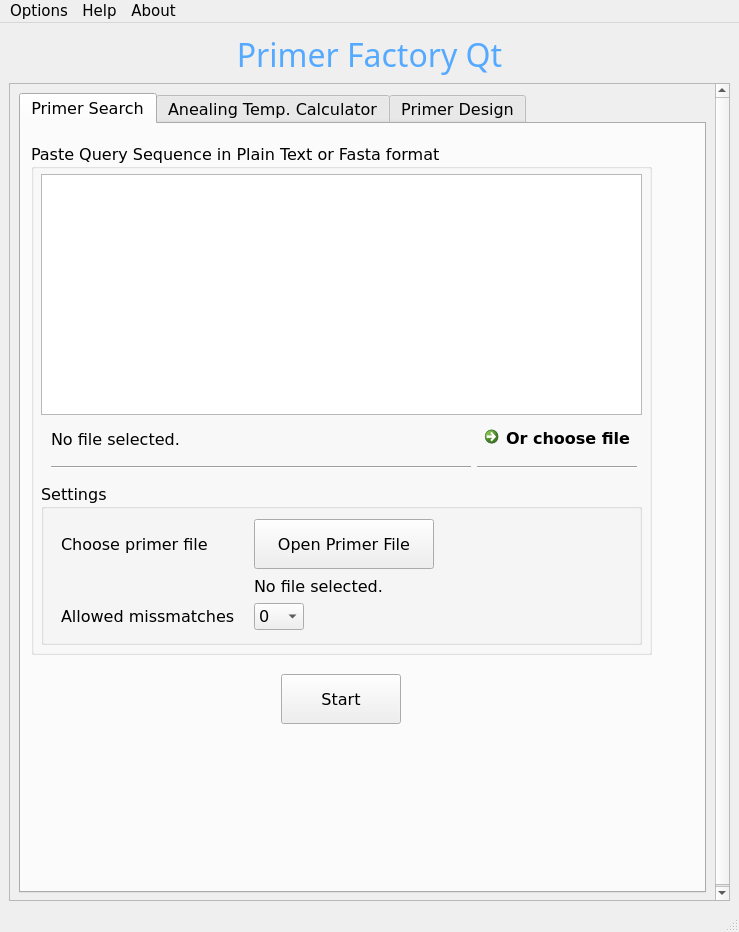
<?xml version="1.0" encoding="UTF-8"?>
<ui version="4.0">
 <class>MainWindow</class>
 <widget class="QMainWindow" name="MainWindow">
  <property name="geometry">
   <rect>
    <x>0</x>
    <y>0</y>
    <width>739</width>
    <height>932</height>
   </rect>
  </property>
  <property name="windowTitle">
   <string>Primer Factory </string>
  </property>
  <widget class="QWidget" name="centralwidget">
   <layout class="QVBoxLayout" name="verticalLayout">
    <item>
     <widget class="QLabel" name="label_4">
      <property name="font">
       <font>
        <family>MV Boli</family>
        <pointsize>24</pointsize>
       </font>
      </property>
      <property name="text">
       <string>&lt;html&gt;&lt;head/&gt;&lt;body&gt;&lt;p align=&quot;center&quot;&gt;&lt;span style=&quot; color:#55aaff;&quot;&gt;Primer Factory Qt&lt;/span&gt;&lt;/p&gt;&lt;/body&gt;&lt;/html&gt;</string>
      </property>
     </widget>
    </item>
    <item>
     <widget class="QScrollArea" name="scrollArea">
      <property name="minimumSize">
       <size>
        <width>500</width>
        <height>0</height>
       </size>
      </property>
      <property name="font">
       <font>
        <family>Verdana</family>
        <pointsize>12</pointsize>
       </font>
      </property>
      <property name="widgetResizable">
       <bool>true</bool>
      </property>
      <widget class="QWidget" name="scrollAreaWidgetContents">
       <property name="geometry">
        <rect>
         <x>0</x>
         <y>0</y>
         <width>719</width>
         <height>821</height>
        </rect>
       </property>
       <layout class="QVBoxLayout" name="verticalLayout_2">
        <item>
         <widget class="QTabWidget" name="tabWidget">
          <property name="minimumSize">
           <size>
            <width>650</width>
            <height>800</height>
           </size>
          </property>
          <property name="font">
           <font>
            <pointsize>12</pointsize>
           </font>
          </property>
          <property name="currentIndex">
           <number>0</number>
          </property>
          <widget class="QWidget" name="tab_2">
           <attribute name="title">
            <string>Primer Search</string>
           </attribute>
           <widget class="QGroupBox" name="groupBox_3">
            <property name="geometry">
             <rect>
              <x>10</x>
              <y>20</y>
              <width>621</width>
              <height>511</height>
             </rect>
            </property>
            <property name="minimumSize">
             <size>
              <width>200</width>
              <height>300</height>
             </size>
            </property>
            <property name="autoFillBackground">
             <bool>false</bool>
            </property>
            <property name="title">
             <string>Paste Query Sequence in Plain Text or Fasta format</string>
            </property>
            <property name="flat">
             <bool>false</bool>
            </property>
            <widget class="QPlainTextEdit" name="plainTextEdit">
             <property name="geometry">
              <rect>
               <x>10</x>
               <y>30</y>
               <width>601</width>
               <height>241</height>
              </rect>
             </property>
             <property name="inputMethodHints">
              <set>Qt::ImhNone</set>
             </property>
            </widget>
            <widget class="QWidget" name="layoutWidget_3">
             <property name="geometry">
              <rect>
               <x>10</x>
               <y>270</y>
               <width>601</width>
               <height>60</height>
              </rect>
             </property>
             <layout class="QGridLayout" name="gridLayout_6">
              <property name="leftMargin">
               <number>10</number>
              </property>
              <property name="topMargin">
               <number>5</number>
              </property>
              <property name="rightMargin">
               <number>5</number>
              </property>
              <property name="bottomMargin">
               <number>5</number>
              </property>
              <item row="0" column="0">
               <widget class="QLabel" name="label_11">
                <property name="text">
                 <string>No file selected.</string>
                </property>
               </widget>
              </item>
              <item row="0" column="1">
               <widget class="QCommandLinkButton" name="commandLinkButton">
                <property name="maximumSize">
                 <size>
                  <width>160</width>
                  <height>16777215</height>
                 </size>
                </property>
                <property name="text">
                 <string>Or choose file</string>
                </property>
                <property name="icon">
                 <iconset>
                  <normaloff>:/Icons/Filesystem-folder-grey-open-icon.png</normaloff>:/Icons/Filesystem-folder-grey-open-icon.png</iconset>
                </property>
                <property name="iconSize">
                 <size>
                  <width>30</width>
                  <height>30</height>
                 </size>
                </property>
               </widget>
              </item>
              <item row="1" column="0">
               <widget class="Line" name="line_4">
                <property name="orientation">
                 <enum>Qt::Horizontal</enum>
                </property>
               </widget>
              </item>
              <item row="1" column="1">
               <widget class="Line" name="line_5">
                <property name="orientation">
                 <enum>Qt::Horizontal</enum>
                </property>
               </widget>
              </item>
             </layout>
            </widget>
            <widget class="QGroupBox" name="groupBox_6">
             <property name="geometry">
              <rect>
               <x>10</x>
               <y>340</y>
               <width>601</width>
               <height>161</height>
              </rect>
             </property>
             <property name="title">
              <string>Settings</string>
             </property>
             <widget class="QWidget" name="layoutWidget_5">
              <property name="geometry">
               <rect>
                <x>10</x>
                <y>30</y>
                <width>581</width>
                <height>121</height>
               </rect>
              </property>
              <layout class="QGridLayout" name="gridLayout_7">
               <property name="leftMargin">
                <number>10</number>
               </property>
               <property name="topMargin">
                <number>5</number>
               </property>
               <property name="rightMargin">
                <number>5</number>
               </property>
               <property name="bottomMargin">
                <number>5</number>
               </property>
               <item row="3" column="2">
                <widget class="QComboBox" name="comboBox">
                 <property name="maximumSize">
                  <size>
                   <width>50</width>
                   <height>16777215</height>
                  </size>
                 </property>
                 <item>
                  <property name="text">
                   <string>0</string>
                  </property>
                 </item>
                 <item>
                  <property name="text">
                   <string>1</string>
                  </property>
                 </item>
                 <item>
                  <property name="text">
                   <string>2</string>
                  </property>
                 </item>
                 <item>
                  <property name="text">
                   <string>3</string>
                  </property>
                 </item>
                </widget>
               </item>
               <item row="1" column="0">
                <widget class="QLabel" name="label_9">
                 <property name="text">
                  <string>Choose primer file</string>
                 </property>
                </widget>
               </item>
               <item row="3" column="0">
                <widget class="QLabel" name="label_10">
                 <property name="text">
                  <string>Allowed missmatches</string>
                 </property>
                </widget>
               </item>
               <item row="2" column="2" colspan="2">
                <widget class="QLabel" name="label_23">
                 <property name="text">
                  <string>No file selected.</string>
                 </property>
                </widget>
               </item>
               <item row="1" column="2">
                <widget class="QPushButton" name="pushButton_3">
                 <property name="minimumSize">
                  <size>
                   <width>180</width>
                   <height>50</height>
                  </size>
                 </property>
                 <property name="text">
                  <string>Open Primer File</string>
                 </property>
                 <property name="icon">
                  <iconset>
                   <normaloff>:/Icons/Filesystem-folder-grey-open-icon.png</normaloff>:/Icons/Filesystem-folder-grey-open-icon.png</iconset>
                 </property>
                 <property name="iconSize">
                  <size>
                   <width>32</width>
                   <height>32</height>
                  </size>
                 </property>
                </widget>
               </item>
              </layout>
             </widget>
            </widget>
           </widget>
           <widget class="QPushButton" name="pushButton">
            <property name="geometry">
             <rect>
              <x>260</x>
              <y>550</y>
              <width>120</width>
              <height>50</height>
             </rect>
            </property>
            <property name="sizePolicy">
             <sizepolicy hsizetype="Minimum" vsizetype="Expanding">
              <horstretch>0</horstretch>
              <verstretch>0</verstretch>
             </sizepolicy>
            </property>
            <property name="maximumSize">
             <size>
              <width>120</width>
              <height>60</height>
             </size>
            </property>
            <property name="font">
             <font>
              <pointsize>12</pointsize>
             </font>
            </property>
            <property name="text">
             <string>Start</string>
            </property>
           </widget>
          </widget>
          <widget class="QWidget" name="tab_4">
           <attribute name="title">
            <string>Anealing Temp. Calculator</string>
           </attribute>
           <widget class="QGroupBox" name="groupBox_5">
            <property name="geometry">
             <rect>
              <x>10</x>
              <y>20</y>
              <width>461</width>
              <height>561</height>
             </rect>
            </property>
            <property name="minimumSize">
             <size>
              <width>200</width>
              <height>300</height>
             </size>
            </property>
            <property name="autoFillBackground">
             <bool>false</bool>
            </property>
            <property name="title">
             <string>Paste Query Sequence in Plain Text or Fasta format</string>
            </property>
            <property name="flat">
             <bool>false</bool>
            </property>
            <widget class="QPlainTextEdit" name="plainTextEdit_5">
             <property name="geometry">
              <rect>
               <x>10</x>
               <y>30</y>
               <width>371</width>
               <height>261</height>
              </rect>
             </property>
             <property name="inputMethodHints">
              <set>Qt::ImhNone</set>
             </property>
            </widget>
            <widget class="QWidget" name="layoutWidget_6">
             <property name="geometry">
              <rect>
               <x>10</x>
               <y>290</y>
               <width>371</width>
               <height>60</height>
              </rect>
             </property>
             <layout class="QGridLayout" name="gridLayout_8">
              <property name="leftMargin">
               <number>10</number>
              </property>
              <property name="topMargin">
               <number>5</number>
              </property>
              <property name="rightMargin">
               <number>5</number>
              </property>
              <property name="bottomMargin">
               <number>5</number>
              </property>
              <item row="0" column="1">
               <widget class="QCommandLinkButton" name="commandLinkButton_5">
                <property name="maximumSize">
                 <size>
                  <width>160</width>
                  <height>16777215</height>
                 </size>
                </property>
                <property name="text">
                 <string>Or choose file</string>
                </property>
                <property name="icon">
                 <iconset>
                  <normaloff>:/Icons/Filesystem-folder-grey-open-icon.png</normaloff>:/Icons/Filesystem-folder-grey-open-icon.png</iconset>
                </property>
                <property name="iconSize">
                 <size>
                  <width>30</width>
                  <height>30</height>
                 </size>
                </property>
               </widget>
              </item>
              <item row="0" column="0">
               <widget class="QLabel" name="label_3">
                <property name="text">
                 <string>No file selected.</string>
                </property>
               </widget>
              </item>
              <item row="1" column="0">
               <widget class="Line" name="line">
                <property name="orientation">
                 <enum>Qt::Horizontal</enum>
                </property>
               </widget>
              </item>
              <item row="1" column="1">
               <widget class="Line" name="line_2">
                <property name="orientation">
                 <enum>Qt::Horizontal</enum>
                </property>
               </widget>
              </item>
             </layout>
            </widget>
            <widget class="QGroupBox" name="groupBox_8">
             <property name="geometry">
              <rect>
               <x>10</x>
               <y>360</y>
               <width>301</width>
               <height>191</height>
              </rect>
             </property>
             <property name="title">
              <string>Settings</string>
             </property>
             <layout class="QGridLayout" name="gridLayout_10">
              <property name="leftMargin">
               <number>10</number>
              </property>
              <property name="topMargin">
               <number>5</number>
              </property>
              <property name="rightMargin">
               <number>5</number>
              </property>
              <property name="bottomMargin">
               <number>5</number>
              </property>
              <item row="5" column="0">
               <widget class="QRadioButton" name="radioButton_4">
                <property name="text">
                 <string>Salt adjusted</string>
                </property>
               </widget>
              </item>
              <item row="3" column="0">
               <widget class="QRadioButton" name="radioButton">
                <property name="text">
                 <string>Nearest Neighbour</string>
                </property>
                <property name="checked">
                 <bool>true</bool>
                </property>
               </widget>
              </item>
              <item row="4" column="0">
               <widget class="QRadioButton" name="radioButton_3">
                <property name="text">
                 <string>Basic</string>
                </property>
               </widget>
              </item>
              <item row="0" column="0">
               <widget class="QLabel" name="label_12">
                <property name="text">
                 <string>Salt Concentration (mM)</string>
                </property>
               </widget>
              </item>
              <item row="0" column="1">
               <widget class="QLineEdit" name="lineEdit">
                <property name="sizePolicy">
                 <sizepolicy hsizetype="Expanding" vsizetype="Minimum">
                  <horstretch>0</horstretch>
                  <verstretch>0</verstretch>
                 </sizepolicy>
                </property>
                <property name="text">
                 <string>50</string>
                </property>
                <property name="alignment">
                 <set>Qt::AlignCenter</set>
                </property>
               </widget>
              </item>
              <item row="1" column="1">
               <widget class="QLineEdit" name="lineEdit_3">
                <property name="text">
                 <string>50</string>
                </property>
                <property name="alignment">
                 <set>Qt::AlignCenter</set>
                </property>
               </widget>
              </item>
              <item row="1" column="0">
               <widget class="QLabel" name="label">
                <property name="text">
                 <string>Primer Concentration (nM)</string>
                </property>
               </widget>
              </item>
              <item row="2" column="0">
               <spacer name="horizontalSpacer">
                <property name="orientation">
                 <enum>Qt::Horizontal</enum>
                </property>
                <property name="sizeHint" stdset="0">
                 <size>
                  <width>40</width>
                  <height>20</height>
                 </size>
                </property>
               </spacer>
              </item>
             </layout>
            </widget>
            <widget class="QPushButton" name="pushButton_6">
             <property name="geometry">
              <rect>
               <x>330</x>
               <y>430</y>
               <width>120</width>
               <height>50</height>
              </rect>
             </property>
             <property name="maximumSize">
              <size>
               <width>250</width>
               <height>50</height>
              </size>
             </property>
             <property name="font">
              <font>
               <pointsize>12</pointsize>
              </font>
             </property>
             <property name="text">
              <string>Calculate</string>
             </property>
            </widget>
           </widget>
          </widget>
          <widget class="QWidget" name="tab_3">
           <attribute name="title">
            <string>Primer Design</string>
           </attribute>
           <widget class="QGroupBox" name="groupBox_4">
            <property name="geometry">
             <rect>
              <x>10</x>
              <y>20</y>
              <width>631</width>
              <height>661</height>
             </rect>
            </property>
            <property name="minimumSize">
             <size>
              <width>200</width>
              <height>300</height>
             </size>
            </property>
            <property name="autoFillBackground">
             <bool>false</bool>
            </property>
            <property name="title">
             <string>Paste Query Sequence in Plain Text or Fasta format</string>
            </property>
            <property name="flat">
             <bool>false</bool>
            </property>
            <widget class="QPlainTextEdit" name="plainTextEdit_2">
             <property name="geometry">
              <rect>
               <x>10</x>
               <y>30</y>
               <width>601</width>
               <height>241</height>
              </rect>
             </property>
             <property name="inputMethodHints">
              <set>Qt::ImhNone</set>
             </property>
            </widget>
            <widget class="QWidget" name="layoutWidget_4">
             <property name="geometry">
              <rect>
               <x>10</x>
               <y>270</y>
               <width>601</width>
               <height>61</height>
              </rect>
             </property>
             <layout class="QGridLayout" name="gridLayout_9">
              <property name="leftMargin">
               <number>10</number>
              </property>
              <property name="topMargin">
               <number>5</number>
              </property>
              <property name="rightMargin">
               <number>5</number>
              </property>
              <property name="bottomMargin">
               <number>5</number>
              </property>
              <item row="0" column="0">
               <widget class="QLabel" name="label_14">
                <property name="text">
                 <string>No file selected.</string>
                </property>
               </widget>
              </item>
              <item row="0" column="1">
               <widget class="QCommandLinkButton" name="commandLinkButton_2">
                <property name="maximumSize">
                 <size>
                  <width>160</width>
                  <height>16777215</height>
                 </size>
                </property>
                <property name="text">
                 <string>Or choose file</string>
                </property>
                <property name="icon">
                 <iconset>
                  <normaloff>:/Icons/Filesystem-folder-grey-open-icon.png</normaloff>:/Icons/Filesystem-folder-grey-open-icon.png</iconset>
                </property>
                <property name="iconSize">
                 <size>
                  <width>30</width>
                  <height>30</height>
                 </size>
                </property>
               </widget>
              </item>
              <item row="1" column="0">
               <widget class="Line" name="line_6">
                <property name="orientation">
                 <enum>Qt::Horizontal</enum>
                </property>
               </widget>
              </item>
              <item row="1" column="1">
               <widget class="Line" name="line_7">
                <property name="orientation">
                 <enum>Qt::Horizontal</enum>
                </property>
               </widget>
              </item>
             </layout>
            </widget>
            <widget class="QStackedWidget" name="stackedWidget">
             <property name="geometry">
              <rect>
               <x>10</x>
               <y>350</y>
               <width>601</width>
               <height>301</height>
              </rect>
             </property>
             <property name="currentIndex">
              <number>1</number>
             </property>
             <widget class="QWidget" name="page">
              <widget class="QGroupBox" name="groupBox">
               <property name="geometry">
                <rect>
                 <x>0</x>
                 <y>10</y>
                 <width>591</width>
                 <height>231</height>
                </rect>
               </property>
               <property name="title">
                <string>Main settings</string>
               </property>
               <widget class="QWidget" name="layoutWidget_7">
                <property name="geometry">
                 <rect>
                  <x>10</x>
                  <y>30</y>
                  <width>571</width>
                  <height>188</height>
                 </rect>
                </property>
                <layout class="QGridLayout" name="gridLayout_11">
                 <property name="leftMargin">
                  <number>10</number>
                 </property>
                 <property name="topMargin">
                  <number>5</number>
                 </property>
                 <property name="rightMargin">
                  <number>5</number>
                 </property>
                 <property name="bottomMargin">
                  <number>5</number>
                 </property>
                 <item row="5" column="0">
                  <widget class="QLabel" name="label_24">
                   <property name="text">
                    <string>Number of primers to return</string>
                   </property>
                  </widget>
                 </item>
                 <item row="5" column="2">
                  <widget class="QLineEdit" name="lineEdit_20">
                   <property name="maximumSize">
                    <size>
                     <width>50</width>
                     <height>16777215</height>
                    </size>
                   </property>
                   <property name="text">
                    <string>1</string>
                   </property>
                   <property name="alignment">
                    <set>Qt::AlignCenter</set>
                   </property>
                  </widget>
                 </item>
                 <item row="1" column="0">
                  <widget class="QLabel" name="label_15">
                   <property name="text">
                    <string>Excluded regions</string>
                   </property>
                  </widget>
                 </item>
                 <item row="4" column="0">
                  <widget class="QLabel" name="label_16">
                   <property name="text">
                    <string>Product size range</string>
                   </property>
                  </widget>
                 </item>
                 <item row="1" column="2">
                  <widget class="QLineEdit" name="lineEdit_4"/>
                 </item>
                 <item row="2" column="0">
                  <widget class="QLabel" name="label_2">
                   <property name="text">
                    <string>Included regions</string>
                   </property>
                  </widget>
                 </item>
                 <item row="3" column="0">
                  <widget class="QLabel" name="label_5">
                   <property name="text">
                    <string>Targets</string>
                   </property>
                  </widget>
                 </item>
                 <item row="1" column="1">
                  <spacer name="verticalSpacer_2">
                   <property name="orientation">
                    <enum>Qt::Vertical</enum>
                   </property>
                   <property name="sizeHint" stdset="0">
                    <size>
                     <width>20</width>
                     <height>40</height>
                    </size>
                   </property>
                  </spacer>
                 </item>
                 <item row="2" column="2">
                  <widget class="QLineEdit" name="lineEdit_5"/>
                 </item>
                 <item row="4" column="2">
                  <widget class="QLineEdit" name="lineEdit_7">
                   <property name="text">
                    <string>401-500 301-400</string>
                   </property>
                  </widget>
                 </item>
                 <item row="3" column="2">
                  <widget class="QLineEdit" name="lineEdit_6"/>
                 </item>
                 <item row="6" column="0">
                  <widget class="QLabel" name="label_13">
                   <property name="text">
                    <string>Open raw Primer3 files after run</string>
                   </property>
                  </widget>
                 </item>
                 <item row="6" column="2">
                  <widget class="QCheckBox" name="checkBox">
                   <property name="text">
                    <string/>
                   </property>
                  </widget>
                 </item>
                </layout>
               </widget>
              </widget>
              <widget class="QPushButton" name="pushButton_7">
               <property name="geometry">
                <rect>
                 <x>540</x>
                 <y>10</y>
                 <width>21</width>
                 <height>23</height>
                </rect>
               </property>
               <property name="text">
                <string/>
               </property>
               <property name="icon">
                <iconset resource="primer.qrc">
                 <normaloff>:/Images/to_copy/images/left20.png</normaloff>:/Images/to_copy/images/left20.png</iconset>
               </property>
               <property name="iconSize">
                <size>
                 <width>10</width>
                 <height>10</height>
                </size>
               </property>
               <property name="flat">
                <bool>true</bool>
               </property>
              </widget>
              <widget class="QPushButton" name="pushButton_8">
               <property name="geometry">
                <rect>
                 <x>560</x>
                 <y>10</y>
                 <width>21</width>
                 <height>23</height>
                </rect>
               </property>
               <property name="text">
                <string/>
               </property>
               <property name="icon">
                <iconset resource="primer.qrc">
                 <normaloff>:/Images/to_copy/images/right20.png</normaloff>:/Images/to_copy/images/right20.png</iconset>
               </property>
               <property name="iconSize">
                <size>
                 <width>10</width>
                 <height>10</height>
                </size>
               </property>
               <property name="flat">
                <bool>true</bool>
               </property>
              </widget>
             </widget>
             <widget class="QWidget" name="page_2">
              <widget class="QGroupBox" name="groupBox_2">
               <property name="geometry">
                <rect>
                 <x>0</x>
                 <y>10</y>
                 <width>591</width>
                 <height>291</height>
                </rect>
               </property>
               <property name="title">
                <string>Advanced settings</string>
               </property>
               <widget class="QPushButton" name="pushButton_4">
                <property name="geometry">
                 <rect>
                  <x>560</x>
                  <y>0</y>
                  <width>21</width>
                  <height>23</height>
                 </rect>
                </property>
                <property name="text">
                 <string/>
                </property>
                <property name="icon">
                 <iconset resource="primer.qrc">
                  <normaloff>:/Images/to_copy/images/right20.png</normaloff>:/Images/to_copy/images/right20.png</iconset>
                </property>
                <property name="iconSize">
                 <size>
                  <width>10</width>
                  <height>10</height>
                 </size>
                </property>
                <property name="flat">
                 <bool>true</bool>
                </property>
               </widget>
               <widget class="QPushButton" name="pushButton_5">
                <property name="geometry">
                 <rect>
                  <x>540</x>
                  <y>0</y>
                  <width>21</width>
                  <height>23</height>
                 </rect>
                </property>
                <property name="text">
                 <string/>
                </property>
                <property name="icon">
                 <iconset resource="primer.qrc">
                  <normaloff>:/Images/to_copy/images/left20.png</normaloff>:/Images/to_copy/images/left20.png</iconset>
                </property>
                <property name="iconSize">
                 <size>
                  <width>10</width>
                  <height>10</height>
                 </size>
                </property>
                <property name="flat">
                 <bool>true</bool>
                </property>
               </widget>
              </widget>
              <widget class="QWidget" name="layoutWidget_8">
               <property name="geometry">
                <rect>
                 <x>10</x>
                 <y>40</y>
                 <width>571</width>
                 <height>251</height>
                </rect>
               </property>
               <layout class="QGridLayout" name="gridLayout_12">
                <property name="leftMargin">
                 <number>10</number>
                </property>
                <property name="topMargin">
                 <number>5</number>
                </property>
                <property name="rightMargin">
                 <number>5</number>
                </property>
                <property name="bottomMargin">
                 <number>5</number>
                </property>
                <item row="1" column="3">
                 <widget class="QLineEdit" name="lineEdit_12">
                  <property name="text">
                   <string>27</string>
                  </property>
                 </widget>
                </item>
                <item row="6" column="1">
                 <widget class="QLineEdit" name="lineEdit_18">
                  <property name="text">
                   <string>50</string>
                  </property>
                 </widget>
                </item>
                <item row="4" column="1">
                 <spacer name="verticalSpacer_3">
                  <property name="orientation">
                   <enum>Qt::Vertical</enum>
                  </property>
                  <property name="sizeHint" stdset="0">
                   <size>
                    <width>20</width>
                    <height>40</height>
                   </size>
                  </property>
                 </spacer>
                </item>
                <item row="0" column="3">
                 <widget class="QLabel" name="label_22">
                  <property name="text">
                   <string>Maximum</string>
                  </property>
                 </widget>
                </item>
                <item row="2" column="1">
                 <widget class="QLineEdit" name="lineEdit_13">
                  <property name="text">
                   <string>53</string>
                  </property>
                 </widget>
                </item>
                <item row="2" column="3">
                 <widget class="QLineEdit" name="lineEdit_14">
                  <property name="text">
                   <string>58</string>
                  </property>
                 </widget>
                </item>
                <item row="3" column="1">
                 <widget class="QLineEdit" name="lineEdit_15">
                  <property name="text">
                   <string>20.0</string>
                  </property>
                 </widget>
                </item>
                <item row="3" column="3">
                 <widget class="QLineEdit" name="lineEdit_16">
                  <property name="text">
                   <string>80.0</string>
                  </property>
                 </widget>
                </item>
                <item row="5" column="1">
                 <widget class="QLineEdit" name="lineEdit_17">
                  <property name="text">
                   <string>100</string>
                  </property>
                 </widget>
                </item>
                <item row="7" column="1">
                 <widget class="QLineEdit" name="lineEdit_19">
                  <property name="text">
                   <string>50</string>
                  </property>
                 </widget>
                </item>
                <item row="0" column="2">
                 <widget class="QLabel" name="label_21">
                  <property name="text">
                   <string>Optimum</string>
                  </property>
                 </widget>
                </item>
                <item row="3" column="0">
                 <widget class="QLabel" name="label_7">
                  <property name="text">
                   <string>Primer GC%</string>
                  </property>
                 </widget>
                </item>
                <item row="1" column="0">
                 <widget class="QLabel" name="label_17">
                  <property name="text">
                   <string>Primer Size</string>
                  </property>
                 </widget>
                </item>
                <item row="1" column="2">
                 <widget class="QLineEdit" name="lineEdit_8">
                  <property name="text">
                   <string>20</string>
                  </property>
                 </widget>
                </item>
                <item row="6" column="0">
                 <widget class="QLabel" name="label_8">
                  <property name="text">
                   <string>Monovalent cations (mM)</string>
                  </property>
                 </widget>
                </item>
                <item row="2" column="2">
                 <widget class="QLineEdit" name="lineEdit_9">
                  <property name="text">
                   <string>55</string>
                  </property>
                 </widget>
                </item>
                <item row="3" column="2">
                 <widget class="QLineEdit" name="lineEdit_11">
                  <property name="text">
                   <string>50.0</string>
                  </property>
                 </widget>
                </item>
                <item row="7" column="0">
                 <widget class="QLabel" name="label_19">
                  <property name="text">
                   <string>Oligo DNA conc. (mM)</string>
                  </property>
                 </widget>
                </item>
                <item row="2" column="0">
                 <widget class="QLabel" name="label_6">
                  <property name="text">
                   <string>Primer Tm</string>
                  </property>
                 </widget>
                </item>
                <item row="5" column="0">
                 <widget class="QLabel" name="label_18">
                  <property name="text">
                   <string>Max. Tm Difference</string>
                  </property>
                 </widget>
                </item>
                <item row="1" column="1">
                 <widget class="QLineEdit" name="lineEdit_10">
                  <property name="text">
                   <string>18</string>
                  </property>
                 </widget>
                </item>
                <item row="0" column="1">
                 <widget class="QLabel" name="label_20">
                  <property name="text">
                   <string>Minimum</string>
                  </property>
                 </widget>
                </item>
               </layout>
              </widget>
             </widget>
            </widget>
           </widget>
           <widget class="QPushButton" name="pushButton_2">
            <property name="geometry">
             <rect>
              <x>260</x>
              <y>700</y>
              <width>120</width>
              <height>50</height>
             </rect>
            </property>
            <property name="maximumSize">
             <size>
              <width>120</width>
              <height>60</height>
             </size>
            </property>
            <property name="font">
             <font>
              <pointsize>12</pointsize>
             </font>
            </property>
            <property name="text">
             <string>Start</string>
            </property>
            <property name="iconSize">
             <size>
              <width>48</width>
              <height>48</height>
             </size>
            </property>
           </widget>
          </widget>
         </widget>
        </item>
       </layout>
      </widget>
     </widget>
    </item>
   </layout>
  </widget>
  <widget class="QMenuBar" name="menubar">
   <property name="geometry">
    <rect>
     <x>0</x>
     <y>0</y>
     <width>739</width>
     <height>24</height>
    </rect>
   </property>
   <property name="font">
    <font>
     <family>Verdana</family>
     <pointsize>11</pointsize>
    </font>
   </property>
   <widget class="QMenu" name="menuHelp">
    <property name="title">
     <string>Help</string>
    </property>
    <addaction name="actionDocumentation"/>
   </widget>
   <widget class="QMenu" name="menuAbout">
    <property name="title">
     <string>About</string>
    </property>
    <addaction name="actionAbout"/>
   </widget>
   <widget class="QMenu" name="menuSequences">
    <property name="title">
     <string>Options</string>
    </property>
    <addaction name="actionClear_all"/>
    <addaction name="separator"/>
   </widget>
   <addaction name="menuSequences"/>
   <addaction name="menuHelp"/>
   <addaction name="menuAbout"/>
  </widget>
  <widget class="QStatusBar" name="statusbar"/>
  <action name="actionClear_all">
   <property name="text">
    <string>Clear all fields</string>
   </property>
   <property name="font">
    <font>
     <family>Verdana</family>
     <pointsize>11</pointsize>
    </font>
   </property>
  </action>
  <action name="actionAbout">
   <property name="text">
    <string>About PrimerFactoryQt</string>
   </property>
   <property name="toolTip">
    <string>About</string>
   </property>
   <property name="font">
    <font>
     <family>Verdana</family>
     <pointsize>11</pointsize>
    </font>
   </property>
  </action>
  <action name="actionDocumentation">
   <property name="text">
    <string>Documentation</string>
   </property>
   <property name="toolTip">
    <string>Help</string>
   </property>
   <property name="font">
    <font>
     <family>Verdana</family>
     <pointsize>11</pointsize>
    </font>
   </property>
  </action>
  <action name="actionConvert_Fasta_Excel">
   <property name="text">
    <string>Convert  Fasta &lt;-&gt; CSV</string>
   </property>
  </action>
 </widget>
 <resources>
  <include location="primer.qrc"/>
 </resources>
 <connections/>
</ui>
